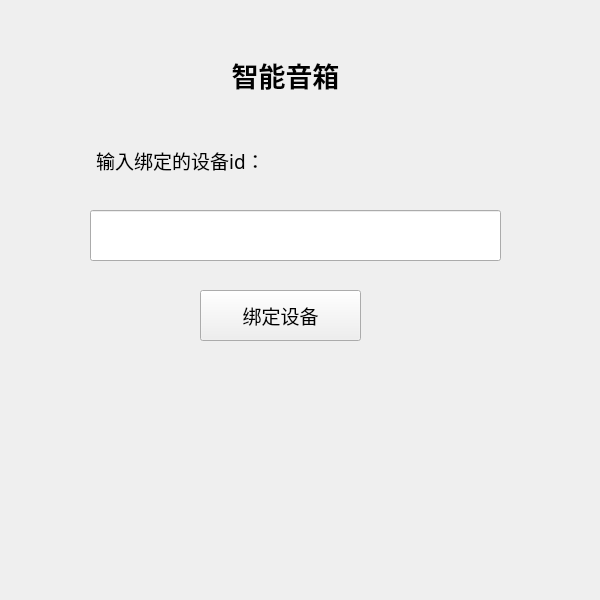
<?xml version="1.0" encoding="UTF-8"?>
<ui version="4.0">
 <class>Bind</class>
 <widget class="QWidget" name="Bind">
  <property name="geometry">
   <rect>
    <x>0</x>
    <y>0</y>
    <width>600</width>
    <height>600</height>
   </rect>
  </property>
  <property name="windowTitle">
   <string>Form</string>
  </property>
  <widget class="QLabel" name="label">
   <property name="geometry">
    <rect>
     <x>180</x>
     <y>50</y>
     <width>211</width>
     <height>51</height>
    </rect>
   </property>
   <property name="font">
    <font>
     <family>微软雅黑</family>
    </font>
   </property>
   <property name="text">
    <string>&lt;html&gt;&lt;head/&gt;&lt;body&gt;&lt;p align=&quot;center&quot;&gt;&lt;span style=&quot; font-size:20pt; font-weight:600;&quot;&gt;智能音箱&lt;/span&gt;&lt;/p&gt;&lt;/body&gt;&lt;/html&gt;</string>
   </property>
  </widget>
  <widget class="QLabel" name="label_2">
   <property name="geometry">
    <rect>
     <x>80</x>
     <y>140</y>
     <width>201</width>
     <height>41</height>
    </rect>
   </property>
   <property name="font">
    <font>
     <family>微软雅黑</family>
    </font>
   </property>
   <property name="text">
    <string>&lt;html&gt;&lt;head/&gt;&lt;body&gt;&lt;p align=&quot;center&quot;&gt;&lt;span style=&quot; font-size:14pt;&quot;&gt;输入绑定的设备id：&lt;/span&gt;&lt;/p&gt;&lt;/body&gt;&lt;/html&gt;</string>
   </property>
  </widget>
  <widget class="QLineEdit" name="deviceEdit">
   <property name="geometry">
    <rect>
     <x>90</x>
     <y>210</y>
     <width>411</width>
     <height>51</height>
    </rect>
   </property>
  </widget>
  <widget class="QPushButton" name="bindButton">
   <property name="geometry">
    <rect>
     <x>200</x>
     <y>290</y>
     <width>161</width>
     <height>51</height>
    </rect>
   </property>
   <property name="font">
    <font>
     <family>微软雅黑</family>
     <pointsize>14</pointsize>
    </font>
   </property>
   <property name="text">
    <string>绑定设备</string>
   </property>
  </widget>
 </widget>
 <resources/>
 <connections/>
</ui>
